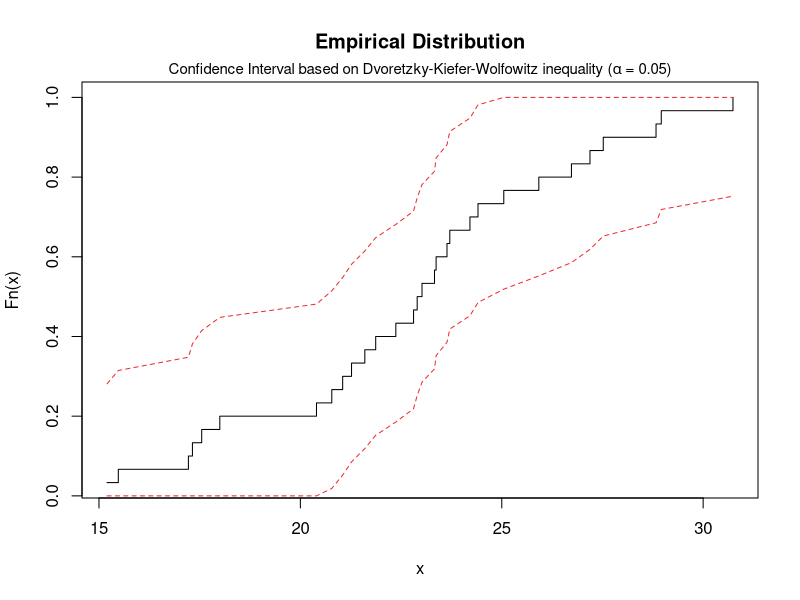
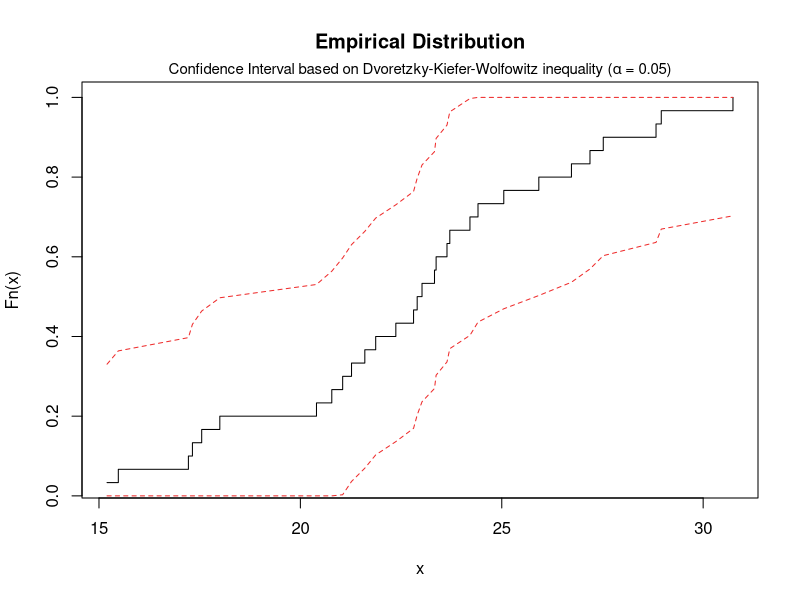

Generate these figures, in order, with R:
# Given the empirical distribution function associated with the data points, calculate and plot the confidence interval using the Dvoretzky-Kiefer-Wolfowitz inequality. 

sample_points <- c(23.37, 21.87, 24.41, 21.27, 23.33, 15.20, 24.21, 27.52, 15.48, 27.19, 
                   25.05, 20.40, 21.05, 28.83, 22.90, 18.00, 17.55, 25.92, 23.64, 28.96, 
                   23.02, 17.32, 30.74, 26.73, 17.22, 22.81, 20.78, 23.71, 21.60, 22.37) # data points

confidence_interval <- function(data_points, alpha){ # confidence interval based on Dvoretzky-Kiefer-Wolfowitz inequality
  n <- length(data_points) # n value
  data_points <- sort(data_points)
  
  empirical_distribution <- cumsum(rep(1/n, n)) # empirical distribution function
  
  epsilon <- sqrt(( 1/ (2*n)) * log(2 / alpha)) # epsilon value 
  
  lower_bound <- numeric(n) # empty vector 
  upper_bound <- numeric(n) # empty vector 
  
  for (i in 1:n){
    lower_bound[i] <- pmax(empirical_distribution[i] - epsilon, 0) # lower bound L(x) 
    upper_bound[i] <- pmin(empirical_distribution[i] + epsilon, 1) # upper bound U(x) 
  }
  
  plot(data_points, empirical_distribution, type = 's', main = 'Empirical Distribution', xlab = 'x', ylab = 'Fn(x)')
  mtext(expression(paste("Confidence Interval based on Dvoretzky-Kiefer-Wolfowitz inequality (", alpha, " = 0.05)")), side = 3, cex = 0.9)
  lines(data_points, upper_bound, col = 'firebrick2', lty = 2)
  lines(data_points, lower_bound, col = 'firebrick2', lty = 2)
  
}

confidence_interval(sample_points, 0.05) # confidence interval whit alpha = 0.05

confidence_interval(sample_points, 0.01) # confidence interval whit alpha = 0.01